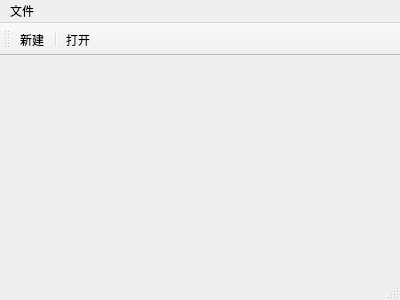
<?xml version="1.0" encoding="UTF-8"?>
<ui version="4.0">
 <class>MainWindow</class>
 <widget class="QMainWindow" name="MainWindow">
  <property name="geometry">
   <rect>
    <x>0</x>
    <y>0</y>
    <width>400</width>
    <height>300</height>
   </rect>
  </property>
  <property name="windowTitle">
   <string>MainWindow</string>
  </property>
  <widget class="QWidget" name="centralWidget"/>
  <widget class="QMenuBar" name="menuBar">
   <property name="geometry">
    <rect>
     <x>0</x>
     <y>0</y>
     <width>400</width>
     <height>26</height>
    </rect>
   </property>
   <widget class="QMenu" name="menu">
    <property name="title">
     <string>文件</string>
    </property>
    <addaction name="actionNew"/>
    <addaction name="actionOpen"/>
   </widget>
   <addaction name="menu"/>
  </widget>
  <widget class="QToolBar" name="mainToolBar">
   <attribute name="toolBarArea">
    <enum>TopToolBarArea</enum>
   </attribute>
   <attribute name="toolBarBreak">
    <bool>false</bool>
   </attribute>
   <addaction name="actionNew"/>
   <addaction name="separator"/>
   <addaction name="actionOpen"/>
  </widget>
  <widget class="QStatusBar" name="statusBar"/>
  <action name="actionNew">
   <property name="text">
    <string>新建</string>
   </property>
  </action>
  <action name="actionOpen">
   <property name="text">
    <string>打开</string>
   </property>
  </action>
 </widget>
 <layoutdefault spacing="6" margin="11"/>
 <resources/>
 <connections/>
</ui>
